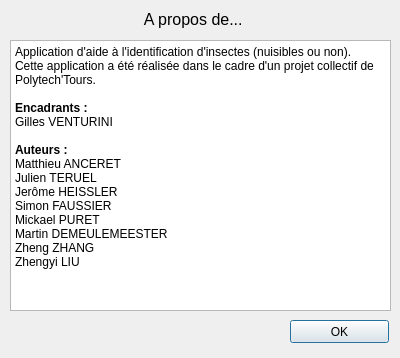
<?xml version="1.0" encoding="UTF-8"?>
<ui version="4.0">
 <class>AboutWindow</class>
 <widget class="QDialog" name="AboutWindow">
  <property name="geometry">
   <rect>
    <x>0</x>
    <y>0</y>
    <width>400</width>
    <height>358</height>
   </rect>
  </property>
  <property name="windowTitle">
   <string>A propos de</string>
  </property>
  <widget class="QLabel" name="label">
   <property name="geometry">
    <rect>
     <x>0</x>
     <y>9</y>
     <width>391</width>
     <height>21</height>
    </rect>
   </property>
   <property name="font">
    <font>
     <pointsize>12</pointsize>
    </font>
   </property>
   <property name="text">
    <string>A propos de... </string>
   </property>
   <property name="alignment">
    <set>Qt::AlignCenter</set>
   </property>
  </widget>
  <widget class="QTextBrowser" name="textBrowser">
   <property name="enabled">
    <bool>true</bool>
   </property>
   <property name="geometry">
    <rect>
     <x>10</x>
     <y>40</y>
     <width>381</width>
     <height>271</height>
    </rect>
   </property>
   <property name="html">
    <string>&lt;!DOCTYPE HTML PUBLIC &quot;-//W3C//DTD HTML 4.0//EN&quot; &quot;http://www.w3.org/TR/REC-html40/strict.dtd&quot;&gt;
&lt;html&gt;&lt;head&gt;&lt;meta name=&quot;qrichtext&quot; content=&quot;1&quot; /&gt;&lt;style type=&quot;text/css&quot;&gt;
p, li { white-space: pre-wrap; }
&lt;/style&gt;&lt;/head&gt;&lt;body style=&quot; font-family:'MS Shell Dlg 2'; font-size:8.25pt; font-weight:400; font-style:normal;&quot;&gt;
&lt;p style=&quot; margin-top:0px; margin-bottom:0px; margin-left:0px; margin-right:0px; -qt-block-indent:0; text-indent:0px;&quot;&gt;&lt;span style=&quot; font-family:'DejaVu Sans'; font-size:9pt;&quot;&gt;Application d'aide à l'identification d'insectes (nuisibles ou non). &lt;/span&gt;&lt;/p&gt;
&lt;p style=&quot; margin-top:0px; margin-bottom:0px; margin-left:0px; margin-right:0px; -qt-block-indent:0; text-indent:0px;&quot;&gt;&lt;span style=&quot; font-family:'DejaVu Sans'; font-size:9pt;&quot;&gt;Cette application a été réalisée dans le cadre d'un projet collectif de Polytech'Tours.  &lt;/span&gt;&lt;/p&gt;
&lt;p style=&quot;-qt-paragraph-type:empty; margin-top:0px; margin-bottom:0px; margin-left:0px; margin-right:0px; -qt-block-indent:0; text-indent:0px; font-family:'DejaVu Sans'; font-size:9pt;&quot;&gt;&lt;/p&gt;
&lt;p style=&quot; margin-top:0px; margin-bottom:0px; margin-left:0px; margin-right:0px; -qt-block-indent:0; text-indent:0px;&quot;&gt;&lt;span style=&quot; font-family:'DejaVu Sans'; font-size:9pt; font-weight:600;&quot;&gt;Encadrants : &lt;/span&gt;&lt;/p&gt;
&lt;p style=&quot; margin-top:0px; margin-bottom:0px; margin-left:0px; margin-right:0px; -qt-block-indent:0; text-indent:0px;&quot;&gt;&lt;span style=&quot; font-family:'DejaVu Sans'; font-size:9pt;&quot;&gt;Gilles VENTURINI &lt;/span&gt;&lt;/p&gt;
&lt;p style=&quot;-qt-paragraph-type:empty; margin-top:0px; margin-bottom:0px; margin-left:0px; margin-right:0px; -qt-block-indent:0; text-indent:0px; font-family:'DejaVu Sans'; font-size:9pt;&quot;&gt;&lt;/p&gt;
&lt;p style=&quot; margin-top:0px; margin-bottom:0px; margin-left:0px; margin-right:0px; -qt-block-indent:0; text-indent:0px;&quot;&gt;&lt;span style=&quot; font-family:'DejaVu Sans'; font-size:9pt; font-weight:600;&quot;&gt;Auteurs : &lt;/span&gt;&lt;/p&gt;
&lt;p style=&quot; margin-top:0px; margin-bottom:0px; margin-left:0px; margin-right:0px; -qt-block-indent:0; text-indent:0px;&quot;&gt;&lt;span style=&quot; font-family:'DejaVu Sans'; font-size:9pt;&quot;&gt;Matthieu ANCERET&lt;/span&gt;&lt;/p&gt;
&lt;p style=&quot; margin-top:0px; margin-bottom:0px; margin-left:0px; margin-right:0px; -qt-block-indent:0; text-indent:0px;&quot;&gt;&lt;span style=&quot; font-family:'DejaVu Sans'; font-size:9pt;&quot;&gt;Julien TERUEL&lt;/span&gt;&lt;/p&gt;
&lt;p style=&quot; margin-top:0px; margin-bottom:0px; margin-left:0px; margin-right:0px; -qt-block-indent:0; text-indent:0px;&quot;&gt;&lt;span style=&quot; font-family:'DejaVu Sans'; font-size:9pt;&quot;&gt;Jerôme HEISSLER&lt;/span&gt;&lt;/p&gt;
&lt;p style=&quot; margin-top:0px; margin-bottom:0px; margin-left:0px; margin-right:0px; -qt-block-indent:0; text-indent:0px;&quot;&gt;&lt;span style=&quot; font-family:'DejaVu Sans'; font-size:9pt;&quot;&gt;Simon FAUSSIER&lt;/span&gt;&lt;/p&gt;
&lt;p style=&quot; margin-top:0px; margin-bottom:0px; margin-left:0px; margin-right:0px; -qt-block-indent:0; text-indent:0px;&quot;&gt;&lt;span style=&quot; font-family:'DejaVu Sans'; font-size:9pt;&quot;&gt;Mickael PURET&lt;/span&gt;&lt;/p&gt;
&lt;p style=&quot; margin-top:0px; margin-bottom:0px; margin-left:0px; margin-right:0px; -qt-block-indent:0; text-indent:0px;&quot;&gt;&lt;span style=&quot; font-family:'DejaVu Sans'; font-size:9pt;&quot;&gt;Martin DEMEULEMEESTER&lt;/span&gt;&lt;/p&gt;
&lt;p style=&quot; margin-top:0px; margin-bottom:0px; margin-left:0px; margin-right:0px; -qt-block-indent:0; text-indent:0px;&quot;&gt;&lt;span style=&quot; font-family:'DejaVu Sans'; font-size:9pt;&quot;&gt;Zheng ZHANG&lt;/span&gt;&lt;/p&gt;
&lt;p style=&quot; margin-top:0px; margin-bottom:0px; margin-left:0px; margin-right:0px; -qt-block-indent:0; text-indent:0px;&quot;&gt;&lt;span style=&quot; font-family:'DejaVu Sans'; font-size:9pt;&quot;&gt;Zhengyi LIU&lt;/span&gt;&lt;/p&gt;
&lt;p style=&quot;-qt-paragraph-type:empty; margin-top:0px; margin-bottom:0px; margin-left:0px; margin-right:0px; -qt-block-indent:0; text-indent:0px; font-family:'DejaVu Sans'; font-size:9pt;&quot;&gt;&lt;/p&gt;
&lt;p style=&quot;-qt-paragraph-type:empty; margin-top:0px; margin-bottom:0px; margin-left:0px; margin-right:0px; -qt-block-indent:0; text-indent:0px; font-family:'DejaVu Sans'; font-size:9pt;&quot;&gt;&lt;/p&gt;&lt;/body&gt;&lt;/html&gt;</string>
   </property>
  </widget>
  <widget class="QPushButton" name="pushButton">
   <property name="geometry">
    <rect>
     <x>290</x>
     <y>320</y>
     <width>99</width>
     <height>23</height>
    </rect>
   </property>
   <property name="text">
    <string>OK</string>
   </property>
  </widget>
 </widget>
 <resources/>
 <connections/>
</ui>
